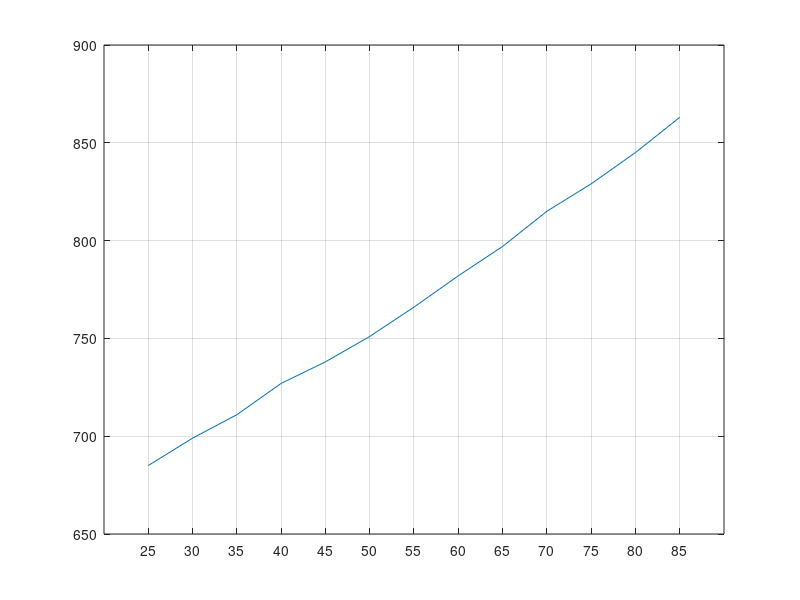

Here is the MATLAB script that generated this plot:
clc
clear all

%проводник-----------------------------------------------------
t=[25,30,35,40,45,50,55,60,65,70,75,80,85];
for i=1:length(t)
    T(i)=t(i)+273; 
end

Rpr=[685,699,711,727,738,751,766,782,797,815,829,845,863];
for i=2:length(Rpr)
    a(i)=(Rpr(i)-Rpr(1))/Rpr(1)*t(i);
end

Apr=(Rpr(length(Rpr))-Rpr(1))/((t(length(t))-t(1))*Rpr(1))
disp(Apr)
plot(t,Rpr)
grid on
xticks(t(1):5:t(13))
%--------------------------------------------------------------













